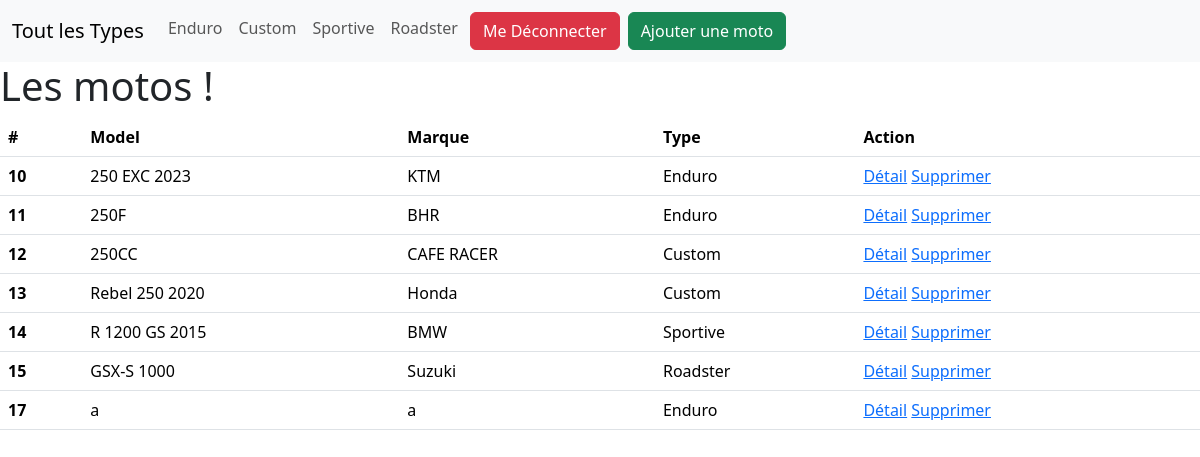
/index.php?controller=bike&action=list (signed in), run on the app's committed database.
### tables this page shows
CREATE TABLE `motos` (
  `id` int(11) NOT NULL,
  `model` varchar(250) NOT NULL,
  `type` varchar(250) NOT NULL,
  `picture` varchar(255) DEFAULT NULL,
  `mark` varchar(250) NOT NULL
);

### Controller/BikeController.php (called while the page is built, shortened)
<?php
class BikeController{
    private $bikeManager;
    public function __construct(){
        $this->bikeManager = new BikeManager();
    }
    public function list(){
        $bikes =$this->bikeManager->getAll();
        require "View/bikes/list.php";
    }
}

### Model/Manager/DbManager.php (called while the page is built, shortened)
<?php
abstract class DbManager{
    private $host = 'localhost';
    private $username = 'root';
    private $password = '';
    private $dbName = 'exam_mvc';
    public function __construct(){
        $this->bdd = new PDO("mysql:host=".$this->host.";dbname=".$this->dbName,
            $this->username,
            $this->password);
    }
}

### Model/Manager/BikeManager.php (called while the page is built, shortened)
<?php
class BikeManager extends DbManager{
    public function getAll(){
        $query = $this->bdd->query("SELECT * FROM motos");
        $resultsArray = $query->fetchAll();
        $objectArray = [];
        foreach ($resultsArray as $result){
            $objectArray[] = new Bike(
                $result["id"], $result["model"], $result["type"],
                $result["picture"], $result["mark"]);
        }
        return $objectArray;
    }
}

### Model/Bike.php (called while the page is built, shortened)
<?php
class Bike{
    private $id;
    private $model;
    private $type;
    private $marque;
    public function __construct($id, $model, $type, $picture, $marque){
        $this->id = $id;
        $this->model = $model;
        $this->type = $type;
        $this->marque = $marque;
    }
    public function getId(){
        return $this->id;
    }
    public function getMarque(){
        return htmlentities($this->marque);
    }
    public function getModel()
    {
        return htmlentities($this->model);
    }
    public function getType()
    {
        return $this->type;
    }
}

### View/bikes/list.php (the view, shortened to what this page needs)
<html>
<head>
    <?php include 'View/parts/styles.php'; ?>
</head>
<body>
<?php include 'View/parts/navbar.php'; ?>
<div class="container">
    <h1>Les motos !</h1>
    <?php
    if(count($bikes) == 0){
        echo('<h1 class="text-center text-danger">
                Il n\'y a pas de moto en base
                </h1>');
    } else {
        ?>
        <table class="table">
            <thead>
            <tr>
                <th scope="col">#</th>
                <th scope="col">Model</th>
                <th scope="col">Marque</th>
                <th scope="col">Type</th>
                <th scope="col">Action</th>
            </tr>
            </thead>
            <tbody>
            <?php
            foreach ($bikes as $bike){
                echo(' <tr>
                <th scope="row">'.$bike->getId().'</th>
                <td>'.$bike->getModel().'</td>
                <td>'.$bike->getMarque().'</td>
                <td>'.$bike->getType().'</td>
                <td>
                <a href="index.php?controller=bike&action=detail&id='.$bike->getId().'">Détail</a>
                <a href="index.php?controller=bike&action=delete&id='.$bike->getId().'">Supprimer</a>
                </td>
            </tr>');
            }
            ?>
            </tbody>
        </table>
        <?php
    }
    ?>
</body>
</html>

### index.php (shortened to what this page needs)
<?php
$exceptionController = new ExceptionController();
if($_GET["controller"] == "login"){
    $controller = new LoginController();
    if($_GET["action"] == "login"){
        $controller->login();
    } else if ($_GET["action"] == "logout"){
        $controller->logout();
    }
} else if($_GET["controller"] == "bike"){
    $controller = new BikeController();
    if($_GET["action"] == "list"){
        $controller->list();
    } else if($_GET["action"] == "listby"){
        $controller->listby();
    } else if($_GET["action"] == "add"){
        $controller->add();
    }else if($_GET["action"] == 'detail' && array_key_exists("id", $_GET)){
        $controller->detail($_GET["id"]);
    } else if($_GET["action"] == 'delete' && array_key_exists("id", $_GET)){
        $controller->delete($_GET["id"]);
    } else {
        $exceptionController->notFound();
    }
} else {
    $exceptionController->notFound();
}

### View/parts/styles.php
<link rel="stylesheet" href="Public/css/bootstrap.css">
<link rel="stylesheet" href="Public/css/app.css">

### View/parts/navbar.php (shortened to what this page needs)
<nav class="navbar navbar-expand-lg bg-body-tertiary">
    <div class="container-fluid">
        <a class="navbar-brand" href="index.php?controller=bike&action=list">Tout les Types</a>
        <div class="collapse navbar-collapse" id="navbarNav">
            <ul class="navbar-nav">
                <?php
                $array = [];
                foreach ($bikes as $bike){
                    $key = $bike->getType();
                    if(!array_key_exists($key,$array)){
                        $array[$key] = $key;
                        echo ('<li class="nav-item">
                    <a class="nav-link" href="index.php?controller=bike&action=listby&type='.$bike->getType().'">'.$bike->getType().'</a>
                </li>');
                    }
                }
                if (!empty($_SESSION['user'])) {
                    echo('<li class="nav-item">
                    <a class="btn btn-danger m-1" href="index.php?controller=login&action=logout">Me Déconnecter</a>
                </li>');}
                ?>
                <a class="btn btn-success m-1" href="index.php?controller=bike&action=add">Ajouter une moto</a>
            </ul>
        </div>
    </div>
</nav

### data on the page
motos: type "Enduro", id "10", model "250 EXC 2023", mark "KTM"
motos: type "Custom", id "12", model "250CC", mark "CAFE RACER"
motos: type "Sportive", id "14", model "R 1200 GS 2015", mark "BMW"
motos: type "Roadster", id "15", model "GSX-S 1000", mark "Suzuki"
motos: id "11", model "250F", mark "BHR", type "Enduro"
motos: id "13", model "Rebel 250 2020", mark "Honda", type "Custom"
motos: id "17", model "a", mark "a", type "Enduro"
